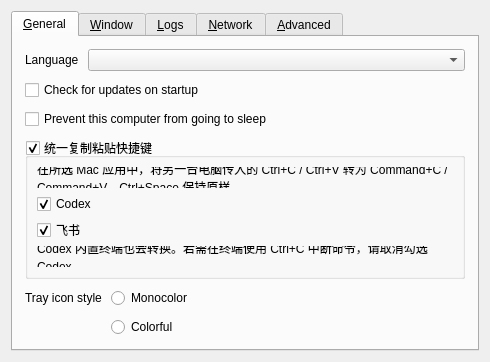
<?xml version="1.0" encoding="UTF-8"?>
<ui version="4.0">
 <class>SettingsDialog</class>
 <widget class="QDialog" name="SettingsDialog">
  <property name="geometry">
   <rect>
    <x>0</x>
    <y>0</y>
    <width>490</width>
    <height>326</height>
   </rect>
  </property>
  <property name="sizePolicy">
   <sizepolicy hsizetype="Maximum" vsizetype="Maximum">
    <horstretch>0</horstretch>
    <verstretch>0</verstretch>
   </sizepolicy>
  </property>
  <property name="windowTitle">
   <string>Preferences</string>
  </property>
  <property name="modal">
   <bool>true</bool>
  </property>
  <layout class="QVBoxLayout" name="verticalLayout_3">
   <item>
    <widget class="QTabWidget" name="tabWidget">
     <widget class="QWidget" name="tabGeneral">
      <attribute name="title">
       <string>&amp;General</string>
      </attribute>
      <layout class="QVBoxLayout" name="verticalLayout_6">
       <property name="spacing">
        <number>9</number>
       </property>
       <property name="leftMargin">
        <number>12</number>
       </property>
       <property name="topMargin">
        <number>12</number>
       </property>
       <property name="rightMargin">
        <number>12</number>
       </property>
       <property name="bottomMargin">
        <number>12</number>
       </property>
       <item>
        <spacer name="verticalSpacer_6">
         <property name="orientation">
          <enum>Qt::Orientation::Vertical</enum>
         </property>
         <property name="sizeHint" stdset="0">
          <size>
           <width>20</width>
           <height>0</height>
          </size>
         </property>
        </spacer>
       </item>
       <item>
        <layout class="QHBoxLayout" name="horizontalLayout_3">
         <item>
          <widget class="QLabel" name="lblLanguage">
           <property name="sizePolicy">
            <sizepolicy hsizetype="Maximum" vsizetype="Preferred">
             <horstretch>0</horstretch>
             <verstretch>0</verstretch>
            </sizepolicy>
           </property>
           <property name="text">
            <string>Language</string>
           </property>
          </widget>
         </item>
         <item>
          <widget class="QComboBox" name="comboLanguage"/>
         </item>
        </layout>
       </item>
       <item>
        <widget class="QCheckBox" name="cbAutoUpdate">
         <property name="text">
          <string>Check for updates on startup</string>
         </property>
        </widget>
       </item>
       <item>
        <widget class="QCheckBox" name="cbPreventSleep">
         <property name="text">
          <string>Prevent this computer from going to sleep</string>
         </property>
        </widget>
       </item>
       <item>
        <widget class="QGroupBox" name="groupClipboardShortcuts">
         <property name="title">
          <string>统一复制粘贴快捷键</string>
         </property>
         <property name="checkable">
          <bool>true</bool>
         </property>
         <property name="checked">
          <bool>true</bool>
         </property>
         <layout class="QVBoxLayout" name="layoutClipboardShortcuts">
          <item>
           <widget class="QLabel" name="lblClipboardShortcuts">
            <property name="text">
             <string>在所选 Mac 应用中，将另一台电脑传入的 Ctrl+C / Ctrl+V 转为 Command+C / Command+V。Ctrl+Space 保持原样。</string>
            </property>
            <property name="wordWrap">
             <bool>true</bool>
            </property>
           </widget>
          </item>
          <item>
           <widget class="QCheckBox" name="cbClipboardCodex">
            <property name="text">
             <string>Codex</string>
            </property>
            <property name="checked">
             <bool>true</bool>
            </property>
           </widget>
          </item>
          <item>
           <widget class="QCheckBox" name="cbClipboardLark">
            <property name="text">
             <string>飞书</string>
            </property>
            <property name="checked">
             <bool>true</bool>
            </property>
           </widget>
          </item>
          <item>
           <widget class="QLabel" name="lblClipboardTerminalWarning">
            <property name="text">
             <string>Codex 内置终端也会转换。若需在终端使用 Ctrl+C 中断命令，请取消勾选 Codex。</string>
            </property>
            <property name="wordWrap">
             <bool>true</bool>
            </property>
           </widget>
          </item>
         </layout>
        </widget>
       </item>
       <item>
        <layout class="QFormLayout" name="formLayout">
         <item row="1" column="1">
          <widget class="QRadioButton" name="rbIconColorful">
           <property name="text">
            <string>Colorful</string>
           </property>
          </widget>
         </item>
         <item row="0" column="1">
          <widget class="QRadioButton" name="rbIconMono">
           <property name="text">
            <string>Monocolor</string>
           </property>
          </widget>
         </item>
         <item row="0" column="0">
          <widget class="QLabel" name="lblTrayIconStyle">
           <property name="text">
            <string>Tray icon style</string>
           </property>
          </widget>
         </item>
        </layout>
       </item>
       <item>
        <spacer name="verticalSpacer_3">
         <property name="orientation">
          <enum>Qt::Orientation::Vertical</enum>
         </property>
         <property name="sizeHint" stdset="0">
          <size>
           <width>20</width>
           <height>0</height>
          </size>
         </property>
        </spacer>
       </item>
      </layout>
     </widget>
     <widget class="QWidget" name="tabWindow">
      <attribute name="title">
       <string>&amp;Window</string>
      </attribute>
      <layout class="QVBoxLayout" name="verticalLayout_14">
       <property name="spacing">
        <number>9</number>
       </property>
       <property name="leftMargin">
        <number>12</number>
       </property>
       <property name="topMargin">
        <number>12</number>
       </property>
       <property name="rightMargin">
        <number>12</number>
       </property>
       <property name="bottomMargin">
        <number>12</number>
       </property>
       <item>
        <spacer name="verticalSpacer_7">
         <property name="orientation">
          <enum>Qt::Orientation::Vertical</enum>
         </property>
         <property name="sizeHint" stdset="0">
          <size>
           <width>20</width>
           <height>0</height>
          </size>
         </property>
        </spacer>
       </item>
       <item>
        <layout class="QFormLayout" name="formLayout_2">
         <property name="labelAlignment">
          <set>Qt::AlignmentFlag::AlignRight|Qt::AlignmentFlag::AlignTrailing|Qt::AlignmentFlag::AlignVCenter</set>
         </property>
         <item row="0" column="0">
          <widget class="QLabel" name="label_3">
           <property name="text">
            <string>When the application starts</string>
           </property>
          </widget>
         </item>
         <item row="0" column="1">
          <widget class="QWidget" name="widget" native="true">
           <layout class="QVBoxLayout" name="verticalLayout_2">
            <item>
             <widget class="QRadioButton" name="rbShowOnStart">
              <property name="text">
               <string>Show the main window</string>
              </property>
             </widget>
            </item>
            <item>
             <widget class="QRadioButton" name="rbAutoHide">
              <property name="text">
               <string>Send to background</string>
              </property>
             </widget>
            </item>
           </layout>
          </widget>
         </item>
         <item row="1" column="0">
          <widget class="QLabel" name="label">
           <property name="text">
            <string>When the main window is closed</string>
           </property>
           <property name="alignment">
            <set>Qt::AlignmentFlag::AlignRight|Qt::AlignmentFlag::AlignTrailing|Qt::AlignmentFlag::AlignVCenter</set>
           </property>
          </widget>
         </item>
         <item row="1" column="1">
          <widget class="QWidget" name="widget_2" native="true">
           <layout class="QVBoxLayout" name="verticalLayout_13">
            <item>
             <widget class="QRadioButton" name="rbExitOnClose">
              <property name="text">
               <string>Exit</string>
              </property>
             </widget>
            </item>
            <item>
             <widget class="QRadioButton" name="rbCloseToTray">
              <property name="text">
               <string>Send to background</string>
              </property>
             </widget>
            </item>
           </layout>
          </widget>
         </item>
        </layout>
       </item>
       <item>
        <widget class="QCheckBox" name="cbShowVersion">
         <property name="text">
          <string>Include version in the window title</string>
         </property>
        </widget>
       </item>
       <item>
        <spacer name="verticalSpacer_11">
         <property name="orientation">
          <enum>Qt::Orientation::Vertical</enum>
         </property>
         <property name="sizeHint" stdset="0">
          <size>
           <width>20</width>
           <height>0</height>
          </size>
         </property>
        </spacer>
       </item>
      </layout>
     </widget>
     <widget class="QWidget" name="tabLog">
      <attribute name="title">
       <string>&amp;Logs</string>
      </attribute>
      <layout class="QVBoxLayout" name="verticalLayout">
       <property name="spacing">
        <number>9</number>
       </property>
       <property name="leftMargin">
        <number>12</number>
       </property>
       <property name="topMargin">
        <number>12</number>
       </property>
       <property name="rightMargin">
        <number>12</number>
       </property>
       <property name="bottomMargin">
        <number>12</number>
       </property>
       <item>
        <spacer name="verticalSpacer_8">
         <property name="orientation">
          <enum>Qt::Orientation::Vertical</enum>
         </property>
         <property name="sizeHint" stdset="0">
          <size>
           <width>20</width>
           <height>0</height>
          </size>
         </property>
        </spacer>
       </item>
       <item>
        <layout class="QHBoxLayout" name="horizontalLayout_4">
         <item>
          <widget class="QLabel" name="lblLogLevel">
           <property name="sizePolicy">
            <sizepolicy hsizetype="Maximum" vsizetype="Fixed">
             <horstretch>0</horstretch>
             <verstretch>0</verstretch>
            </sizepolicy>
           </property>
           <property name="text">
            <string>Level</string>
           </property>
          </widget>
         </item>
         <item>
          <widget class="QComboBox" name="comboLogLevel"/>
         </item>
        </layout>
       </item>
       <item>
        <widget class="QLabel" name="lblDebugWarning">
         <property name="text">
          <string>Using a log level higher than Info may affect performance.</string>
         </property>
         <property name="wordWrap">
          <bool>true</bool>
         </property>
        </widget>
       </item>
       <item>
        <widget class="QGroupBox" name="groupLogToFile">
         <property name="title">
          <string>Log to file</string>
         </property>
         <property name="checkable">
          <bool>true</bool>
         </property>
         <layout class="QHBoxLayout" name="horizontalLayout_2">
          <item>
           <widget class="QWidget" name="widgetLogFilename" native="true">
            <property name="sizePolicy">
             <sizepolicy hsizetype="Preferred" vsizetype="Maximum">
              <horstretch>0</horstretch>
              <verstretch>0</verstretch>
             </sizepolicy>
            </property>
            <layout class="QHBoxLayout" name="_4">
             <property name="spacing">
              <number>3</number>
             </property>
             <property name="leftMargin">
              <number>0</number>
             </property>
             <property name="topMargin">
              <number>0</number>
             </property>
             <property name="rightMargin">
              <number>0</number>
             </property>
             <property name="bottomMargin">
              <number>0</number>
             </property>
             <item>
              <widget class="QLabel" name="labelLogPath">
               <property name="sizePolicy">
                <sizepolicy hsizetype="Preferred" vsizetype="Fixed">
                 <horstretch>0</horstretch>
                 <verstretch>0</verstretch>
                </sizepolicy>
               </property>
               <property name="text">
                <string>Log path</string>
               </property>
              </widget>
             </item>
             <item>
              <spacer name="horizontalSpacer_7">
               <property name="orientation">
                <enum>Qt::Orientation::Horizontal</enum>
               </property>
               <property name="sizeType">
                <enum>QSizePolicy::Policy::Minimum</enum>
               </property>
               <property name="sizeHint" stdset="0">
                <size>
                 <width>17</width>
                 <height>25</height>
                </size>
               </property>
              </spacer>
             </item>
             <item>
              <widget class="QLineEdit" name="lineLogFilename">
               <property name="enabled">
                <bool>true</bool>
               </property>
               <property name="sizePolicy">
                <sizepolicy hsizetype="Expanding" vsizetype="Fixed">
                 <horstretch>0</horstretch>
                 <verstretch>0</verstretch>
                </sizepolicy>
               </property>
              </widget>
             </item>
             <item>
              <widget class="QPushButton" name="btnBrowseLog">
               <property name="enabled">
                <bool>true</bool>
               </property>
               <property name="cursor">
                <cursorShape>PointingHandCursor</cursorShape>
               </property>
               <property name="text">
                <string/>
               </property>
               <property name="icon">
                <iconset theme="QIcon::ThemeIcon::DocumentOpen"/>
               </property>
               <property name="flat">
                <bool>true</bool>
               </property>
              </widget>
             </item>
            </layout>
           </widget>
          </item>
         </layout>
        </widget>
       </item>
       <item>
        <widget class="QCheckBox" name="cbGuiDebug">
         <property name="text">
          <string>Enable GUI debug messages</string>
         </property>
        </widget>
       </item>
       <item>
        <widget class="QWidget" name="widgetLogActions" native="true">
         <layout class="QVBoxLayout" name="layoutLogActions">
          <property name="leftMargin">
           <number>0</number>
          </property>
          <property name="topMargin">
           <number>6</number>
          </property>
          <property name="rightMargin">
           <number>0</number>
          </property>
          <property name="bottomMargin">
           <number>0</number>
          </property>
          <item>
           <widget class="QLabel" name="lblLogHelp">
            <property name="text">
             <string>基础连接与错误日志保持启用。调试日志默认关闭，排查问题时可按需开启。</string>
            </property>
            <property name="wordWrap">
             <bool>true</bool>
            </property>
           </widget>
          </item>
          <item>
           <layout class="QHBoxLayout" name="layoutLogButtons">
            <item>
             <widget class="QPushButton" name="btnViewLog">
              <property name="text">
               <string>查看日志…</string>
              </property>
              <property name="autoDefault">
               <bool>false</bool>
              </property>
             </widget>
            </item>
            <item>
             <widget class="QPushButton" name="btnCopyLog">
              <property name="text">
               <string>复制日志</string>
              </property>
              <property name="autoDefault">
               <bool>false</bool>
              </property>
             </widget>
            </item>
            <item>
             <spacer name="spacerLogButtons">
              <property name="orientation">
               <enum>Qt::Orientation::Horizontal</enum>
              </property>
              <property name="sizeHint" stdset="0">
               <size>
                <width>0</width>
                <height>0</height>
               </size>
              </property>
             </spacer>
            </item>
           </layout>
          </item>
          <item>
           <widget class="QLabel" name="lblSettingsPath">
            <property name="text">
             <string/>
            </property>
            <property name="textFormat">
             <enum>Qt::TextFormat::PlainText</enum>
            </property>
            <property name="wordWrap">
             <bool>true</bool>
            </property>
            <property name="textInteractionFlags">
             <set>Qt::TextInteractionFlag::TextSelectableByMouse</set>
            </property>
           </widget>
          </item>
         </layout>
        </widget>
       </item>
       <item>
        <spacer name="verticalSpacer_4">
         <property name="orientation">
          <enum>Qt::Orientation::Vertical</enum>
         </property>
         <property name="sizeHint" stdset="0">
          <size>
           <width>20</width>
           <height>0</height>
          </size>
         </property>
        </spacer>
       </item>
      </layout>
     </widget>
     <widget class="QWidget" name="tabNetwork">
      <attribute name="title">
       <string>&amp;Network</string>
      </attribute>
      <layout class="QVBoxLayout" name="verticalLayout_7">
       <property name="spacing">
        <number>9</number>
       </property>
       <property name="leftMargin">
        <number>12</number>
       </property>
       <property name="topMargin">
        <number>12</number>
       </property>
       <property name="rightMargin">
        <number>12</number>
       </property>
       <property name="bottomMargin">
        <number>12</number>
       </property>
       <item>
        <spacer name="verticalSpacer_9">
         <property name="orientation">
          <enum>Qt::Orientation::Vertical</enum>
         </property>
         <property name="sizeHint" stdset="0">
          <size>
           <width>20</width>
           <height>0</height>
          </size>
         </property>
        </spacer>
       </item>
       <item>
        <layout class="QHBoxLayout" name="horizontalLayout">
         <item>
          <widget class="QLabel" name="lblNetworkIp">
           <property name="sizePolicy">
            <sizepolicy hsizetype="Maximum" vsizetype="Fixed">
             <horstretch>0</horstretch>
             <verstretch>0</verstretch>
            </sizepolicy>
           </property>
           <property name="text">
            <string>Network IP</string>
           </property>
          </widget>
         </item>
         <item>
          <widget class="QComboBox" name="comboInterface">
           <property name="sizePolicy">
            <sizepolicy hsizetype="Maximum" vsizetype="Fixed">
             <horstretch>0</horstretch>
             <verstretch>0</verstretch>
            </sizepolicy>
           </property>
           <item>
            <property name="text">
             <string>Automatic</string>
            </property>
           </item>
          </widget>
         </item>
         <item>
          <spacer name="horizontalSpacer">
           <property name="orientation">
            <enum>Qt::Orientation::Horizontal</enum>
           </property>
           <property name="sizeType">
            <enum>QSizePolicy::Policy::Expanding</enum>
           </property>
           <property name="sizeHint" stdset="0">
            <size>
             <width>25</width>
             <height>20</height>
            </size>
           </property>
          </spacer>
         </item>
        </layout>
       </item>
       <item>
        <layout class="QHBoxLayout" name="horizontalLayout_6">
         <item>
          <widget class="QLabel" name="lblPort">
           <property name="sizePolicy">
            <sizepolicy hsizetype="Maximum" vsizetype="Fixed">
             <horstretch>0</horstretch>
             <verstretch>0</verstretch>
            </sizepolicy>
           </property>
           <property name="text">
            <string>Port</string>
           </property>
          </widget>
         </item>
         <item>
          <widget class="QSpinBox" name="sbPort">
           <property name="enabled">
            <bool>true</bool>
           </property>
           <property name="sizePolicy">
            <sizepolicy hsizetype="Maximum" vsizetype="Fixed">
             <horstretch>0</horstretch>
             <verstretch>0</verstretch>
            </sizepolicy>
           </property>
           <property name="maximum">
            <number>65535</number>
           </property>
           <property name="value">
            <number>24800</number>
           </property>
          </widget>
         </item>
         <item>
          <spacer name="horizontalSpacer_3">
           <property name="orientation">
            <enum>Qt::Orientation::Horizontal</enum>
           </property>
           <property name="sizeHint" stdset="0">
            <size>
             <width>40</width>
             <height>20</height>
            </size>
           </property>
          </spacer>
         </item>
        </layout>
       </item>
       <item>
        <widget class="QPushButton" name="btnShowFingerprint">
         <property name="text">
          <string>查看本机的证书指纹…</string>
         </property>
         <property name="autoDefault">
          <bool>false</bool>
         </property>
        </widget>
       </item>
       <item>
        <widget class="QGroupBox" name="groupSecurity">
         <property name="sizePolicy">
          <sizepolicy hsizetype="Preferred" vsizetype="Maximum">
           <horstretch>0</horstretch>
           <verstretch>0</verstretch>
          </sizepolicy>
         </property>
         <property name="title">
          <string>Enable TLS Encryption</string>
         </property>
         <property name="checkable">
          <bool>true</bool>
         </property>
         <property name="checked">
          <bool>false</bool>
         </property>
         <layout class="QVBoxLayout" name="_11">
          <item>
           <widget class="QWidget" name="widgetTlsCert" native="true">
            <layout class="QHBoxLayout" name="_12">
             <property name="leftMargin">
              <number>0</number>
             </property>
             <property name="topMargin">
              <number>0</number>
             </property>
             <property name="rightMargin">
              <number>0</number>
             </property>
             <property name="bottomMargin">
              <number>0</number>
             </property>
             <item>
              <widget class="QLabel" name="lblTlsCertInfo">
               <property name="text">
                <string notr="true"/>
               </property>
              </widget>
             </item>
             <item>
              <widget class="QLabel" name="lblTlsCert">
               <property name="sizePolicy">
                <sizepolicy hsizetype="Preferred" vsizetype="Fixed">
                 <horstretch>0</horstretch>
                 <verstretch>0</verstretch>
                </sizepolicy>
               </property>
               <property name="text">
                <string>Certificate</string>
               </property>
              </widget>
             </item>
             <item>
              <widget class="QLineEdit" name="lineTlsCertPath">
               <property name="minimumSize">
                <size>
                 <width>0</width>
                 <height>0</height>
                </size>
               </property>
              </widget>
             </item>
             <item>
              <widget class="QPushButton" name="btnTlsCertPath">
               <property name="cursor">
                <cursorShape>PointingHandCursor</cursorShape>
               </property>
               <property name="text">
                <string/>
               </property>
               <property name="icon">
                <iconset theme="QIcon::ThemeIcon::DocumentOpen"/>
               </property>
               <property name="flat">
                <bool>true</bool>
               </property>
              </widget>
             </item>
            </layout>
           </widget>
          </item>
          <item>
           <layout class="QHBoxLayout" name="horizontalLayout_5">
            <property name="topMargin">
             <number>0</number>
            </property>
            <item>
             <widget class="QLabel" name="lblTlsKeyLength">
              <property name="sizePolicy">
               <sizepolicy hsizetype="Preferred" vsizetype="Fixed">
                <horstretch>0</horstretch>
                <verstretch>0</verstretch>
               </sizepolicy>
              </property>
              <property name="text">
               <string>Key length</string>
              </property>
             </widget>
            </item>
            <item>
             <widget class="QComboBox" name="comboTlsKeyLength">
              <item>
               <property name="text">
                <string notr="true">2048</string>
               </property>
              </item>
              <item>
               <property name="text">
                <string notr="true">4096</string>
               </property>
              </item>
             </widget>
            </item>
            <item>
             <spacer name="horizontalSpacer_2">
              <property name="orientation">
               <enum>Qt::Orientation::Horizontal</enum>
              </property>
              <property name="sizeHint" stdset="0">
               <size>
                <width>40</width>
                <height>20</height>
               </size>
              </property>
             </spacer>
            </item>
            <item>
             <widget class="QPushButton" name="btnTlsRegenCert">
              <property name="text">
               <string>Regenerate certificate</string>
              </property>
              <property name="icon">
               <iconset theme="QIcon::ThemeIcon::ViewRefresh"/>
              </property>
             </widget>
            </item>
           </layout>
          </item>
          <item>
           <widget class="QCheckBox" name="cbRequireClientCert">
            <property name="text">
             <string>Require client certificates</string>
            </property>
           </widget>
          </item>
          <item>
           <spacer name="verticalSpacer_2">
            <property name="orientation">
             <enum>Qt::Orientation::Vertical</enum>
            </property>
            <property name="sizeHint" stdset="0">
             <size>
              <width>20</width>
              <height>0</height>
             </size>
            </property>
           </spacer>
          </item>
         </layout>
        </widget>
       </item>
       <item>
        <spacer name="verticalSpacer_5">
         <property name="orientation">
          <enum>Qt::Orientation::Vertical</enum>
         </property>
         <property name="sizeHint" stdset="0">
          <size>
           <width>20</width>
           <height>0</height>
          </size>
         </property>
        </spacer>
       </item>
      </layout>
     </widget>
     <widget class="QWidget" name="tabAdvanced">
      <attribute name="title">
       <string>&amp;Advanced</string>
      </attribute>
      <layout class="QVBoxLayout" name="verticalLayout_4">
       <property name="spacing">
        <number>9</number>
       </property>
       <property name="leftMargin">
        <number>12</number>
       </property>
       <property name="topMargin">
        <number>12</number>
       </property>
       <property name="rightMargin">
        <number>12</number>
       </property>
       <property name="bottomMargin">
        <number>12</number>
       </property>
       <item>
        <spacer name="verticalSpacer_10">
         <property name="orientation">
          <enum>Qt::Orientation::Vertical</enum>
         </property>
         <property name="sizeHint" stdset="0">
          <size>
           <width>20</width>
           <height>0</height>
          </size>
         </property>
        </spacer>
       </item>
       <item>
        <widget class="QGroupBox" name="groupService">
         <property name="enabled">
          <bool>true</bool>
         </property>
         <property name="title">
          <string>Use background service (daemon)</string>
         </property>
         <property name="checkable">
          <bool>true</bool>
         </property>
         <property name="checked">
          <bool>false</bool>
         </property>
         <layout class="QGridLayout" name="_6">
          <item row="1" column="0">
           <widget class="QCheckBox" name="cbElevateDaemon">
            <property name="text">
             <string>Always run as system (work at login screen and UAC)</string>
            </property>
            <property name="autoExclusive">
             <bool>false</bool>
            </property>
           </widget>
          </item>
         </layout>
        </widget>
       </item>
       <item>
        <layout class="QFormLayout" name="formLayout_3">
         <property name="fieldGrowthPolicy">
          <enum>QFormLayout::FieldGrowthPolicy::ExpandingFieldsGrow</enum>
         </property>
         <property name="rowWrapPolicy">
          <enum>QFormLayout::RowWrapPolicy::DontWrapRows</enum>
         </property>
         <property name="labelAlignment">
          <set>Qt::AlignmentFlag::AlignLeading|Qt::AlignmentFlag::AlignLeft|Qt::AlignmentFlag::AlignVCenter</set>
         </property>
         <property name="formAlignment">
          <set>Qt::AlignmentFlag::AlignHCenter|Qt::AlignmentFlag::AlignTop</set>
         </property>
         <item row="0" column="0">
          <widget class="QCheckBox" name="cbRunEnterCommand">
           <property name="text">
            <string>Run command on enter</string>
           </property>
          </widget>
         </item>
         <item row="0" column="1">
          <widget class="QLineEdit" name="lineCommandEnter"/>
         </item>
         <item row="1" column="0">
          <widget class="QCheckBox" name="cbRunExitCommand">
           <property name="text">
            <string>Run command on exit</string>
           </property>
          </widget>
         </item>
         <item row="1" column="1">
          <widget class="QLineEdit" name="lineCommandExit"/>
         </item>
        </layout>
       </item>
       <item>
        <spacer name="verticalSpacer">
         <property name="orientation">
          <enum>Qt::Orientation::Vertical</enum>
         </property>
         <property name="sizeHint" stdset="0">
          <size>
           <width>20</width>
           <height>0</height>
          </size>
         </property>
        </spacer>
       </item>
       <item>
        <widget class="QPushButton" name="btnClearAllSettings">
         <property name="text">
          <string>Remove all settings</string>
         </property>
        </widget>
       </item>
      </layout>
     </widget>
    </widget>
   </item>
  </layout>
 </widget>
 <resources/>
 <connections/>
</ui>
